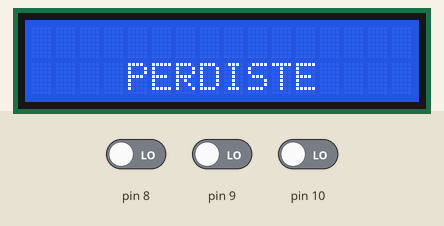
The sketch below on a simulated Arduino Uno, built with avr-gcc and run on an emulated ATmega328P. Parts: 16×2 character LCD. The test bench sets the inputs (shaded band); at power-on: pin 8 LOW, pin 9 LOW, pin 10 LOW.

Above: at 1.2 s.
1.3 s: pin 8 driven HIGH
Timing chart, 0 to 4.3 s (numbered marks = the images above; inputs shaded):
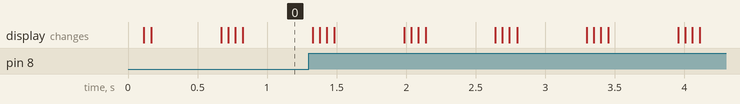

The sketch:

Ahorcado_con_display_LCD.ino
```cpp
#include <LiquidCrystal.h>
#include <string.h>
#define NOBOTON 0
#define BOTON1 1
#define BOTON2 2
#define BOTON3 3
#define BOTON4 4
#define CANTIDADLETRAS 16

LiquidCrystal lcd(2, 3, 4, 5, 6, 7);

void setup()
{
    pinMode(8, INPUT);
    pinMode(9, INPUT);
    pinMode(10, INPUT);
    lcd.begin(16, 2);
    lcd.setCursor(13,0);
    Serial.begin(9600);
}
char palabraOculta[CANTIDADLETRAS] = "A";
char letraActual = 'A';
int botonAntes = LOW;
int i;
int vidas = 3;
int letrasCorrectas = 0;

void loop()
{
  int restarLetra = digitalRead(8);
  int sumarLetra = digitalRead(10);
  int probarLetra = digitalRead(9);
  lcd.setCursor(15,1);
  lcd.print(vidas);
  mostrarLetraActual();
  if(controlarLetraActual(restarLetra, sumarLetra, probarLetra) == 0)
  {
    vidas--;
    if(vidas == 0)
    {
      lcd.clear();
      lcd.setCursor(4,1);
      lcd.print("PERDISTE");
      delay(500);
      lcd.clear();
      vidas = 3;
      letraActual = 'A';
    }
  }else
  {
    letrasCorrectas++;
    if(letrasCorrectas == CANTIDADLETRAS)
    {
      lcd.clear();
      lcd.setCursor(4,1);
      lcd.print("GANASTE");
      delay(500);
      lcd.clear();
      vidas = 3;
      letraActual = 'A';
    }
  }
  verificarBotonAntes(restarLetra, sumarLetra, probarLetra);


  delay(50);

}


int escribirLetras(char letraActual)
{
  int rtn = 0;
  for(int i=0;i<CANTIDADLETRAS;i++)
  {
    if(palabraOculta[i] == letraActual)
    {
      lcd.setCursor(i,1);
      lcd.print(letraActual);
      rtn = 1;
    }
  }
  return rtn;
}

void mostrarLetraActual()
{
  if(letraActual > 'Z')
  {
    letraActual = 'A';
  }
  else
  {
    if(letraActual < 'A')
    {
      letraActual = 'Z';
    }
  }
  lcd.setCursor(5,0);
  lcd.print(letraActual);
}

int controlarLetraActual(int restar, int sumar, int probar)
{
  int rtn;
  if(restar && botonAntes == LOW)
  {
    letraActual--;
  }

  if(sumar && botonAntes == LOW)
  {
    letraActual++;
  }

  if(probar && botonAntes == LOW)
  {
    rtn = escribirLetras(letraActual);
  }
  return rtn;
}

void verificarBotonAntes(int restar, int sumar, int probar)
{
  if(restar || sumar || probar)
  {
    botonAntes = HIGH;
  }
  else
  {
    botonAntes = LOW;
  }
}
```
